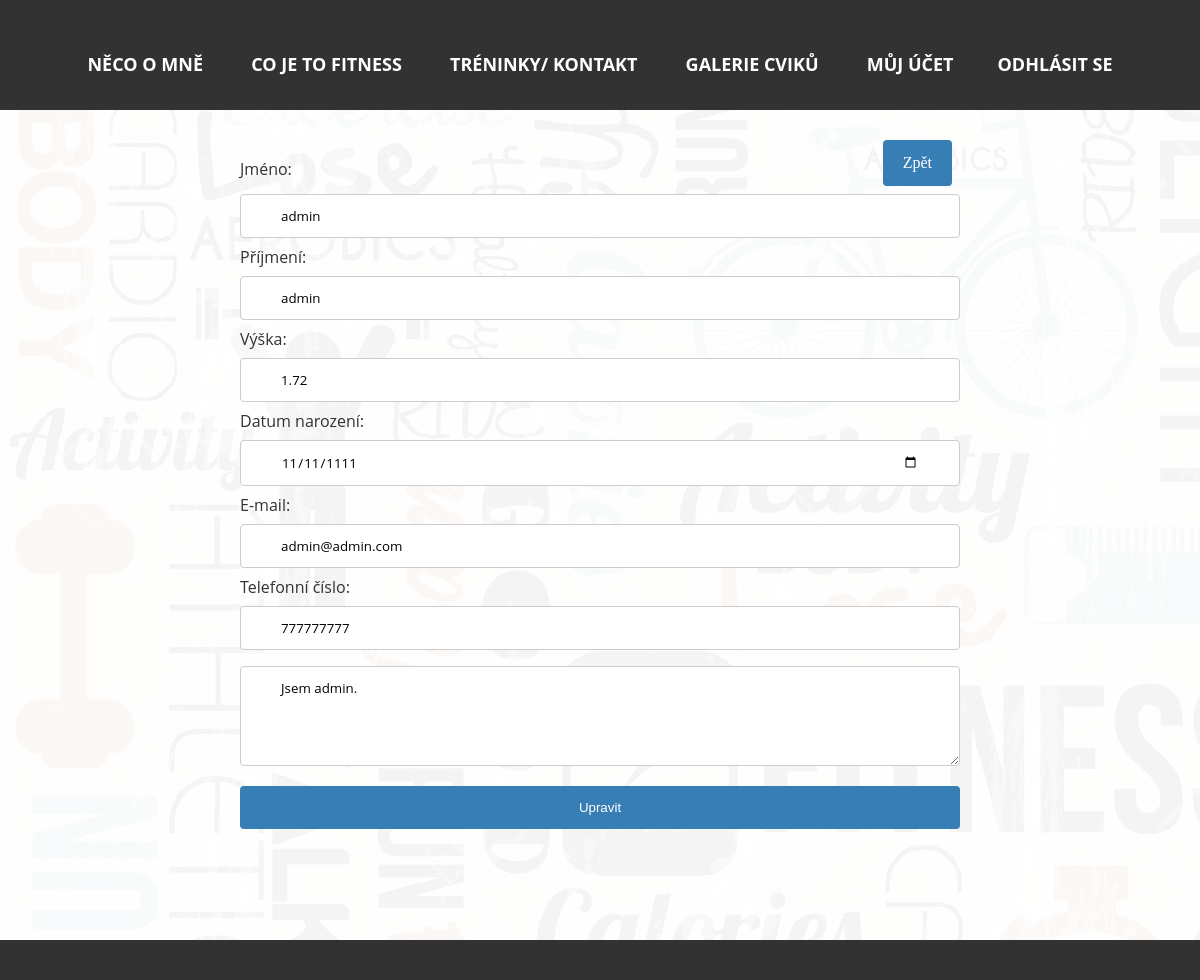
The page /PHP/edit.php?id=1 (signed in) on the database its author committed.
### tables this page shows
CREATE TABLE `narodnosti` (
  `id` int(10) NOT NULL,
  `nazev` varchar(50) NOT NULL
);

CREATE TABLE `uzivatele` (
  `id` int(10) NOT NULL,
  `jmeno` varchar(254) DEFAULT NULL,
  `prijmeni` varchar(254) DEFAULT NULL,
  `datum` date DEFAULT NULL,
  `vyska` float NOT NULL,
  `email` varchar(254) NOT NULL,
  `heslo` char(50) NOT NULL,
  `tel` varchar(15) DEFAULT NULL,
  `pohlavi` tinyint(1) NOT NULL,
  `narodnost_id` int(5) NOT NULL,
  `info` varchar(500) DEFAULT NULL,
  `prava` tinyint(1) NOT NULL DEFAULT '0' COMMENT '0 je pro normálního uživatele 1 pro admina',
  `potvrzeni_pristupu` tinyint(1) NOT NULL DEFAULT '0' COMMENT '0 pro každého registrovaného '
);

### PHP/edit.php (the view, shortened to what this page needs)
<?php
include 'pripojeni.php';
?>
<!doctype html>
<html>
    <head>
        <link rel="stylesheet" href="../CSS/css.css">
    </head>
    <?php
    $data = mysqli_query($connect, "select uzivatele.id as uzivatel_id, uzivatele.jmeno, uzivatele.prijmeni, uzivatele.datum, uzivatele.vyska, uzivatele.email, uzivatele.tel, uzivatele.pohlavi, uzivatele.narodnost_id, uzivatele.info, narodnosti.id as narodnost_id, narodnosti.nazev as narodnost_nazev from uzivatele LEFT JOIN narodnosti ON uzivatele.narodnost_id=narodnosti.id where uzivatele.id='{$_GET["id"]}'");
    $lide = mysqli_fetch_array($data);
    ?>
    <body>
        <?php
        include 'menu.php';
        ?>
        <div class="barva">
            <article>
                <a href="sprava-uzivatelu.php" class="uzivatelodkazy">Zpět</a> <br>
                <div class="editacetabulka">
                    <form action="edit.php?id=<?php echo $_GET['id']; ?>" method="post">
                        <label>Jméno:</label>
                        <input type="text" name="jmeno" value="<?php echo $lide['jmeno']; ?>"><br>
                        <label>Příjmení:</label>
                        <input type="text" name="prijmeni" value="<?php echo $lide['prijmeni']; ?>"><br>
                        <label>Výška:</label>
                        <input type="number" name="vyska" step="0.01" value="<?php echo $lide['vyska']; ?>"><br>
                        <label>Datum narození:</label>
                        <input type="date" name="datum" value="<?php echo $lide['datum']; ?>"><br>
                        <label>E-mail:</label>
                        <input type="email" name="email" value="<?php echo $lide['email']; ?>"><br>
                        <label>Telefonní číslo:</label>
                        <input type="text" name="tel" value="<?php echo $lide['tel']; ?>"><br>
                        <textarea name="info" rows="5" cols="50"><?php echo $lide['info']; ?></textarea><br>
                        <input type="submit" value="Upravit">
                    </form>
                </div>
            </article>
            <footer></footer>
        </div>
    </body>
</html>

### CSS/css.css (style rules this page uses)
@media screen and (min-width: 1090px) { body { margin: 0; padding: 0; width: 100%; background-image: url(../foto/pozadiFitness.jpg); } }
@media screen and (min-width: 1090px) { .barva { background-color: rgba(255, 255, 255, 0.95); } }
@media screen and (min-width: 1090px) { article { width: 60%; min-height: 100vh; margin: auto; text-align: left; padding: 30px 10px 0px 10px; } }
@media screen and (min-width: 1090px) { footer { width: 100%; background-color: #323232; height: 40px; float: left; } }
@media screen and (min-width: 1090px) { input[type=submit], [type=button] { width: 100%; background-color: #377EB5; color: white; padding: 14px 20px; margin: 8px 0; border: none; border-radius: 4px; cursor: pointer; } }
@media screen and (min-width: 1090px) { input[type=text], [type=number], [type=password], [type=date], [type=email], [type=datetime], select, textarea { width: 100%; padding: 12px 40px; margin: 8px 0; display: inline-block; border: 1px solid #ccc; border-radius: 4px; box-sizing: border-box; font-family: 'Open Sans', Arial, sans-serif; } }
@media screen and (min-width: 1090px) { label { color: #323232; font-family: 'Open Sans', Arial, sans-serif; } }
@media screen and (min-width: 1090px) { textarea { height:100px; text-align:justify; } }
@media screen and (min-width: 1090px) { .uzivatelodkazy { text-decoration: none; background-color: #377EB5; color: white; padding: 14px 20px; border: none; border-radius: 4px; cursor: pointer; margin-left: 20px; margin-right: 8px; float: right; } }

### rows shown on the page
narodnosti: jmeno "admin", prijmeni "admin", vyska "1.72", datum "11/11/1111", email "admin@admin.com", tel "777777777", info "Jsem admin."
